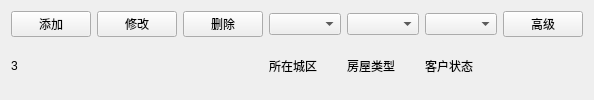
         <widget class="QWidget" name="widget_7" native="true">
          <layout class="QGridLayout" name="gridLayout_20">
           <item row="0" column="0">
            <widget class="QPushButton" name="addPushButton_3">
             <property name="text">
              <string>添加</string>
             </property>
             <property name="icon">
              <iconset resource="main.qrc">
               <normaloff>:/images/add.png</normaloff>:/images/add.png</iconset>
             </property>
             <property name="iconSize">
              <size>
               <width>16</width>
               <height>16</height>
              </size>
             </property>
            </widget>
           </item>
           <item row="0" column="1">
            <widget class="QPushButton" name="modifyPushButton_3">
             <property name="text">
              <string>修改</string>
             </property>
             <property name="icon">
              <iconset resource="main.qrc">
               <normaloff>:/images/modify.png</normaloff>:/images/modify.png</iconset>
             </property>
             <property name="iconSize">
              <size>
               <width>16</width>
               <height>16</height>
              </size>
             </property>
            </widget>
           </item>
           <item row="0" column="2">
            <widget class="QPushButton" name="deletePushButton_3">
             <property name="text">
              <string>删除</string>
             </property>
             <property name="icon">
              <iconset resource="main.qrc">
               <normaloff>:/images/delete.png</normaloff>:/images/delete.png</iconset>
             </property>
             <property name="iconSize">
              <size>
               <width>16</width>
               <height>16</height>
              </size>
             </property>
            </widget>
           </item>
           <item row="0" column="3">
            <widget class="QComboBox" name="chengquComboBox_3"/>
           </item>
           <item row="0" column="4">
            <widget class="QComboBox" name="fangwuLeixingComboBox_3"/>
           </item>
           <item row="0" column="5">
            <widget class="QComboBox" name="kehuZhuangtaiComboBox_3"/>
           </item>
           <item row="0" column="6">
            <widget class="QPushButton" name="advPushButton_3">
             <property name="text">
              <string>高级</string>
             </property>
             <property name="icon">
              <iconset resource="main.qrc">
               <normaloff>:/images/renwuguanli.png</normaloff>:/images/renwuguanli.png</iconset>
             </property>
             <property name="iconSize">
              <size>
               <width>16</width>
               <height>16</height>
              </size>
             </property>
            </widget>
           </item>
           <item row="1" column="3">
            <widget class="QLabel" name="label_37">
             <property name="text">
              <string>所在城区</string>
             </property>
            </widget>
           </item>
           <item row="1" column="4">
            <widget class="QLabel" name="label_38">
             <property name="text">
              <string>房屋类型</string>
             </property>
            </widget>
           </item>
           <item row="1" column="5">
            <widget class="QLabel" name="label_39">
             <property name="text">
              <string>客户状态</string>
             </property>
            </widget>
           </item>
           <item row="1" column="0">
            <widget class="QLabel" name="label_76">
             <property name="text">
              <string>3</string>
             </property>
            </widget>
           </item>
          </layout>
         </widget>
